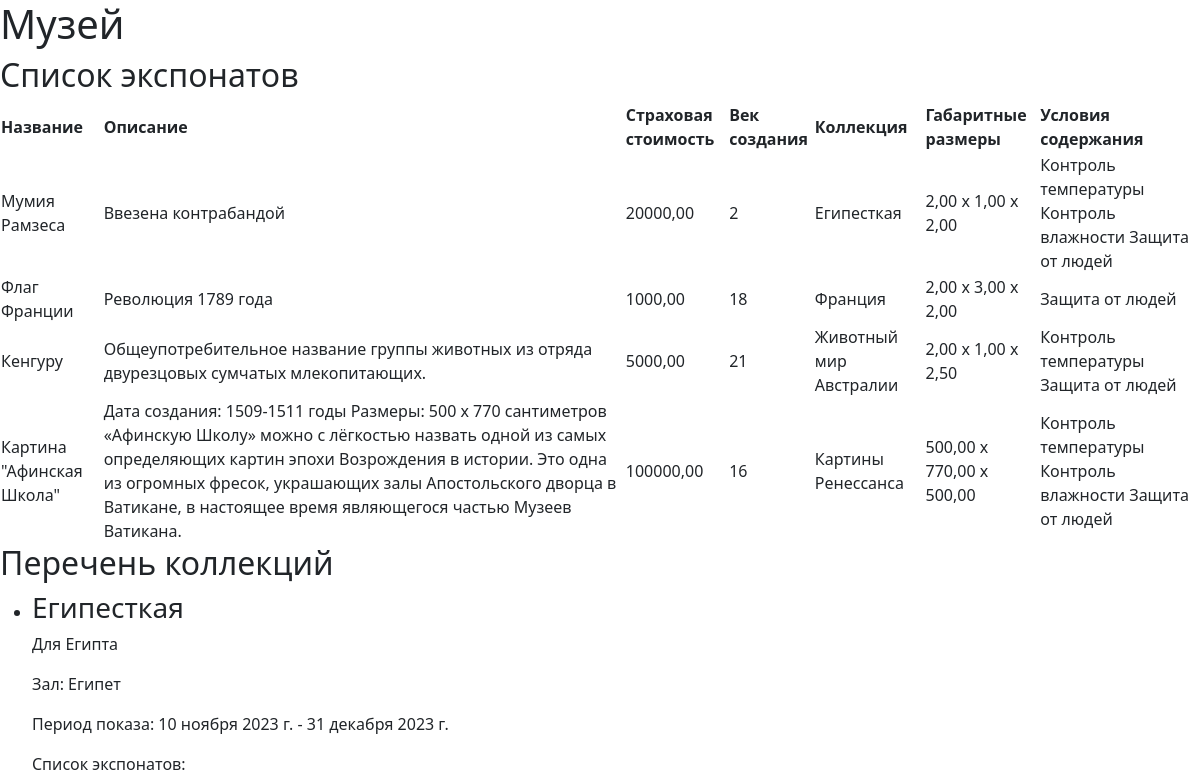
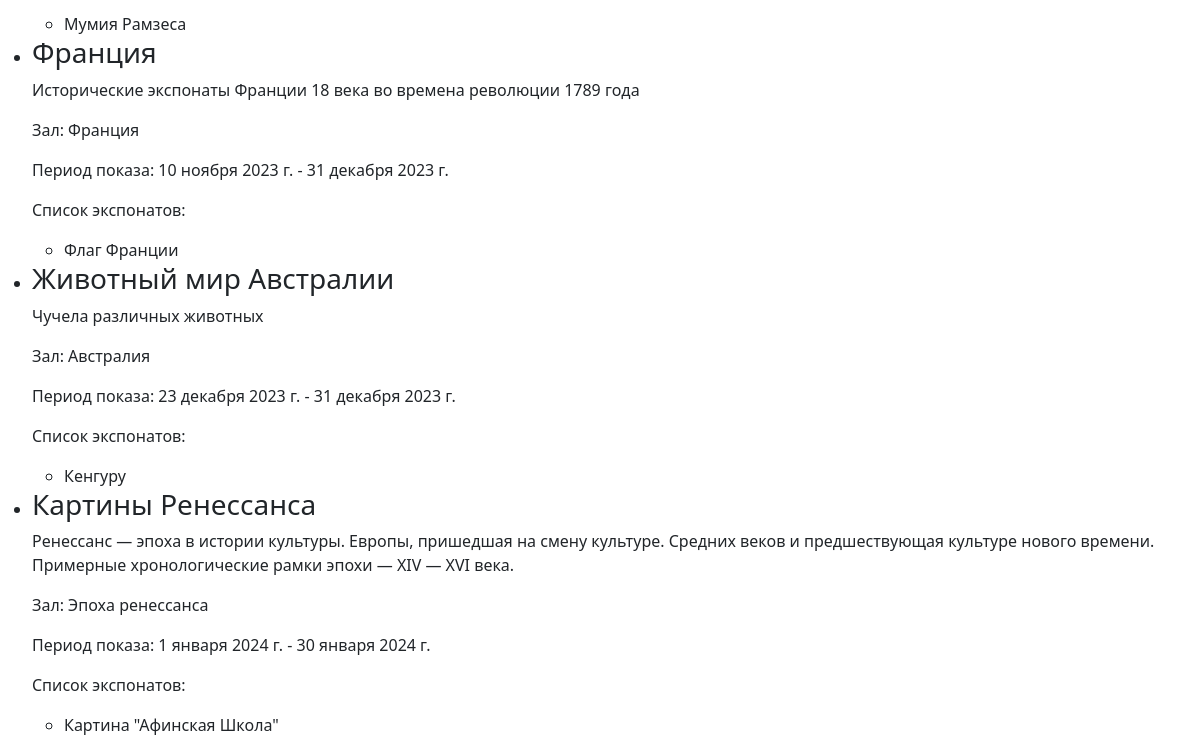
Before: / with the older database file (2 pictures, top to bottom).
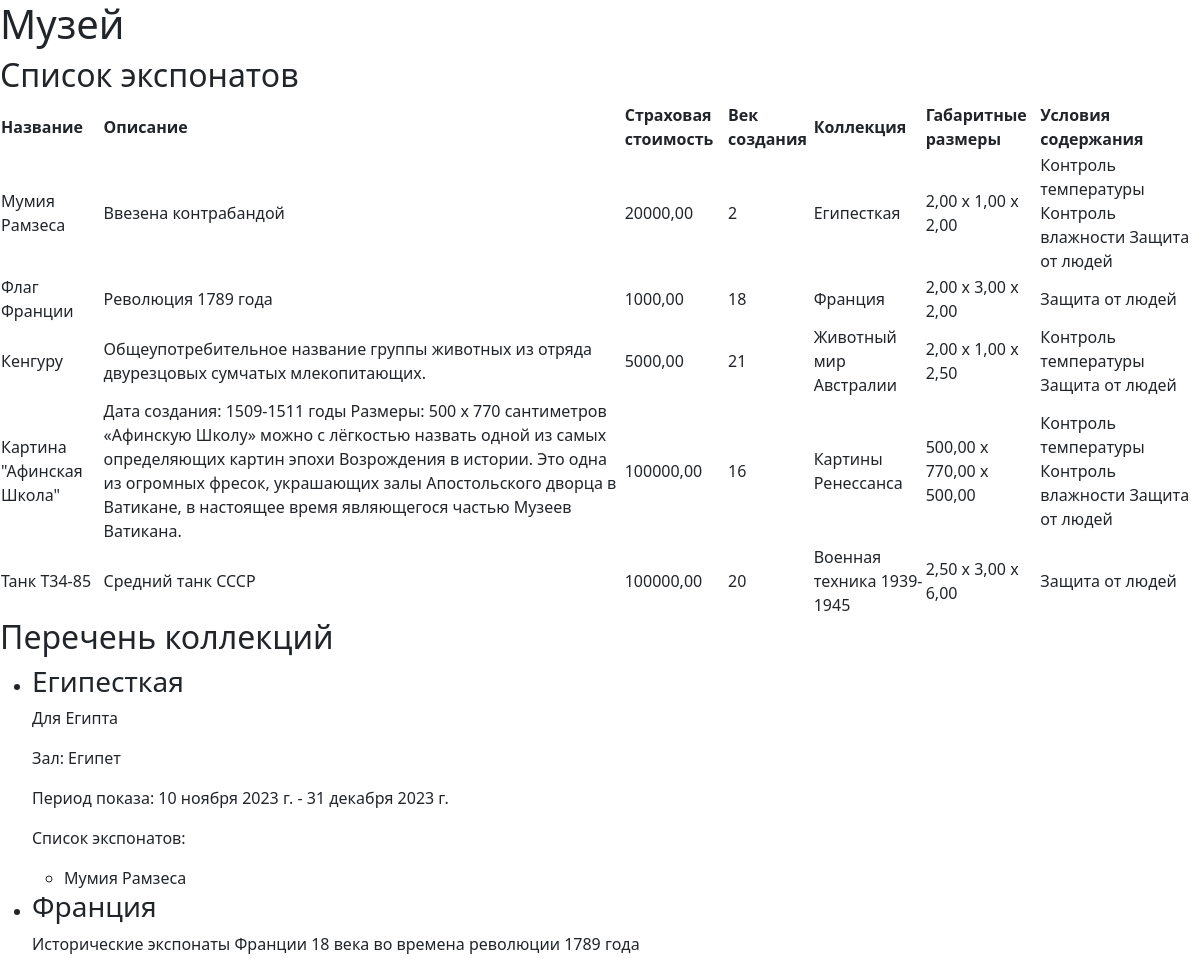
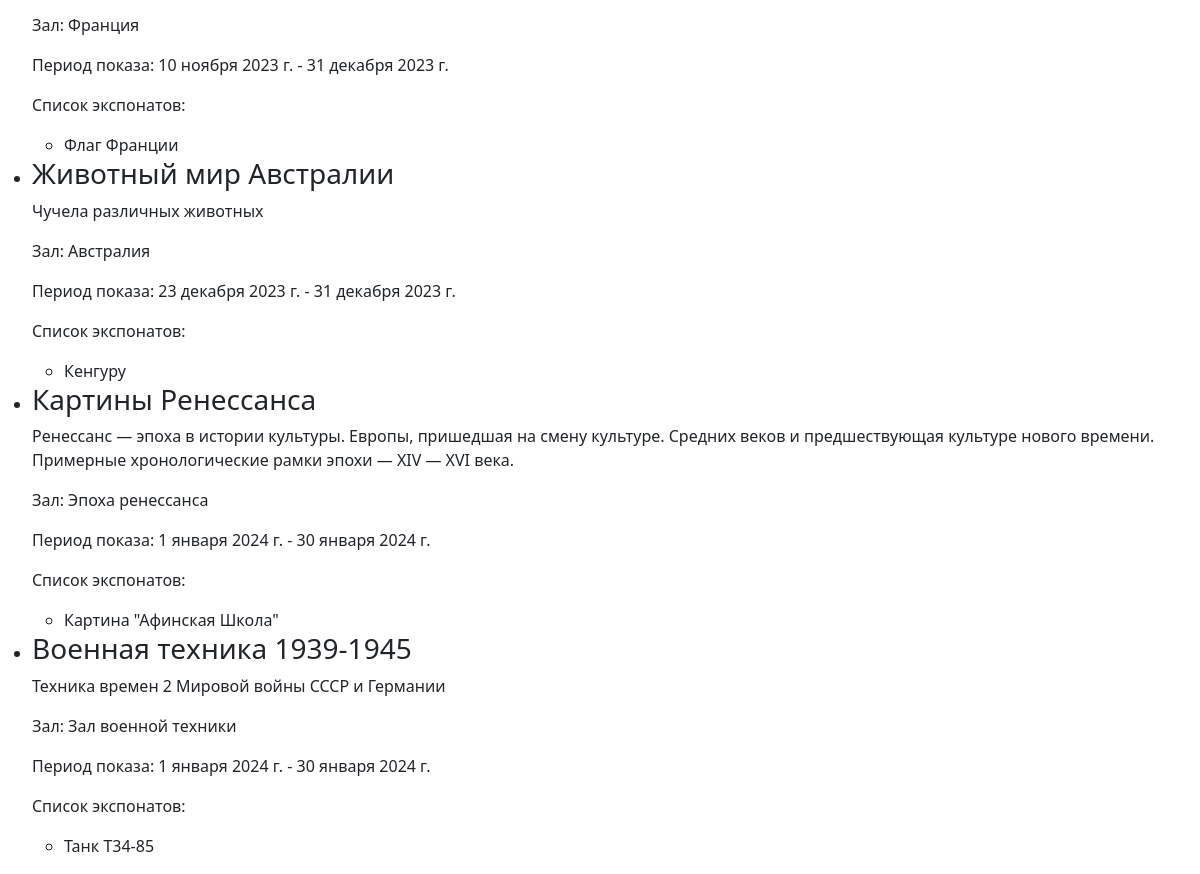
After: the same page with the newer database file (2 pictures, top to bottom).
### museum/models.py (models this page shows, shortened)
class Exhibit(models.Model):
    name = models.CharField(max_length=100, verbose_name='Название')
    description = models.TextField(verbose_name='Краткое описание')
    value = models.DecimalField(max_digits=10, decimal_places=2, verbose_name='Страховая стоимость')
    century = models.IntegerField(verbose_name='Век создания')
    collection = models.ForeignKey(Collection ,on_delete=models.CASCADE, verbose_name='Коллекция')
    height = models.DecimalField(max_digits=5, decimal_places=2, verbose_name='Высота')
    width = models.DecimalField(max_digits=5, decimal_places=2, verbose_name='Ширина')
    length = models.DecimalField(max_digits=5, decimal_places=2, verbose_name='Длина')
    temperature_control = models.BooleanField(verbose_name='Необходимость контроля температуры')
    humidity_control = models.BooleanField(verbose_name='Необходимость контроля влажности')
    protection = models.BooleanField(verbose_name='Защищённость от людей')
    class Meta:
        verbose_name = 'Экспонат'
        verbose_name_plural = 'Экспонаты'

class Collection(models.Model):
        name = models.CharField(max_length=100, verbose_name='Название')
        description = models.TextField(verbose_name='Краткое описание')
        hall = models.ForeignKey(Hall, on_delete=models.CASCADE, verbose_name='Зал')
        start_date = models.DateField(verbose_name='Дата начала')
        end_date = models.DateField(verbose_name='Дата окончания')
        def __str__(self):
            return self.name
        class Meta:
            verbose_name = 'Коллекция'
            verbose_name_plural = 'Коллекции'

class Hall(models.Model):
    name = models.CharField(max_length=100, verbose_name='Название')
    def __str__(self):
        return self.name
    class Meta:
        verbose_name = 'Выставочный зал'
        verbose_name_plural = 'Выставочные залы'

### museum/views.py (the view)
# urls.py: path('', views.index),
def index(request):
    halls = Hall.objects.all()
    collections = Collection.objects.all()
    exhibits = Exhibit.objects.all()
    context = { 'hall': halls, 'collections': collections, 'exhibits': exhibits, }
    return render(request, "museum/index.html", context)

### museum/templates/museum/index.html (shortened to what this page needs)
<!DOCTYPE html>
<html lang="ru">
<head>
    {% load bootstrap5 %}
	{% bootstrap_css %}
</head>
<body>
<h1>Музей</h1>
<h2>Список экспонатов</h2>
<table>
    <thead>
        <tr>
            <th>Название</th>
            <th>Описание</th>
            <th>Страховая стоимость</th>
            <th>Век создания</th>
            <th>Коллекция</th>
            <th>Габаритные размеры</th>
            <th>Условия содержания</th>
        </tr>
    </thead>
    <tbody>
        {% for exhibit in exhibits %}
        <tr>
            <td>{{ exhibit.name }}</td>
            <td>{{ exhibit.description }}</td>
            <td>{{ exhibit.value }}</td>
            <td>{{ exhibit.century }}</td>
            <td>{{ exhibit.collection }}</td>
            <td>{{ exhibit.height }} x {{ exhibit.width }} x {{ exhibit.length }}</td>
            <td>
                {% if exhibit.temperature_control %}
                Контроль температуры
                {% endif %}
                {% if exhibit.humidity_control %}
                Контроль влажности
                {% endif %}
                {% if exhibit.protection %}
                Защита от людей
                {% endif %}
            </td>
        </tr>
        {% endfor %}
    </tbody>
</table>
<h2>Перечень коллекций</h2>
<ul>
    {% for collection in collections %}
    <li>
        <h3>{{ collection.name }}</h3>
        <p>{{ collection.description }}</p>
        <p>Зал: {{ collection.hall }}</p>
        <p>Период показа: {{ collection.start_date }} - {{ collection.end_date }}</p>
        <p>Список экспонатов:</p>
        <ul>
            {% for exhibit in collection.exhibit_set.all %}
            <li>{{ exhibit.name }}</li>
            {% endfor %}
        </ul>
    </li>
    {% endfor %}
</ul>
</body>
</html>

Changed rows visible on the page:
added Exhibit: name "Танк Т34-85", description "Средний танк СССР", value "100000,00", century "20", collection "Военная техника 1939-1945", height "2,50", width "3,00", length "6,00", protection "Защита от людей"
added Collection: name "Военная техника 1939-1945", description "Техника времен 2 Мировой войны СССР и Германии", hall "Зал военной техники", start_date "1 января 2024 г.", end_date "30 января 2024 г."
